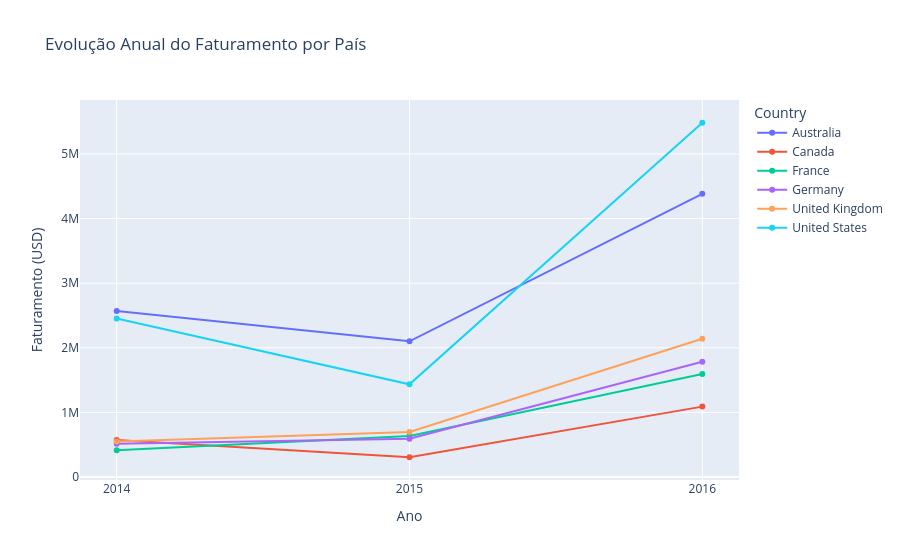

Notebook code cell kept with this figure:
### Code cell
fig = px.line(
    df_anual,
    x = 'Year',
    y = 'SalesAmount',
    color = 'Country',
    markers = True,
    title = 'Evolução Anual do Faturamento por País',
    labels = {'SalesAmount': 'Faturamento (USD)', 'Year': 'Ano'}
)

fig.update_layout(
    xaxis = dict(tickmode = 'array', tickvals = [2014, 2015, 2016])
)

fig.show()

### Figure 1 — Plotly figure (JSON) as saved in the notebook; plotly's stock layout.template omitted (floating-point values rounded to 4 significant figures)
{"data": [{"hovertemplate": "Country=Australia<br>Ano=%{x}<br>Faturamento (USD)=%{y}<extra></extra>", "legendgroup": "Australia", "line": {"color": "#636efa", "dash": "solid"}, "marker": {"symbol": "circle"}, "mode": "lines+markers", "name": "Australia", "orientation": "v", "showlegend": true, "type": "scatter", "x": [2014, 2015, 2016], "xaxis": "x", "y": [2569000.0, 2100000.0, 4383000.0], "yaxis": "y"}, {"hovertemplate": "Country=Canada<br>Ano=%{x}<br>Faturamento (USD)=%{y}<extra></extra>", "legendgroup": "Canada", "line": {"color": "#EF553B", "dash": "solid"}, "marker": {"symbol": "circle"}, "mode": "lines+markers", "name": "Canada", "orientation": "v", "showlegend": true, "type": "scatter", "x": [2014, 2015, 2016], "xaxis": "x", "y": [573100.0, 305000.0, 1089000.0], "yaxis": "y"}, {"hovertemplate": "Country=France<br>Ano=%{x}<br>Faturamento (USD)=%{y}<extra></extra>", "legendgroup": "France", "line": {"color": "#00cc96", "dash": "solid"}, "marker": {"symbol": "circle"}, "mode": "lines+markers", "name": "France", "orientation": "v", "showlegend": true, "type": "scatter", "x": [2014, 2015, 2016], "xaxis": "x", "y": [414200.0, 633400.0, 1593000.0], "yaxis": "y"}, {"hovertemplate": "Country=Germany<br>Ano=%{x}<br>Faturamento (USD)=%{y}<extra></extra>", "legendgroup": "Germany", "line": {"color": "#ab63fa", "dash": "solid"}, "marker": {"symbol": "circle"}, "mode": "lines+markers", "name": "Germany", "orientation": "v", "showlegend": true, "type": "scatter", "x": [2014, 2015, 2016], "xaxis": "x", "y": [513400.0, 593200.0, 1784000.0], "yaxis": "y"}, {"hovertemplate": "Country=United Kingdom<br>Ano=%{x}<br>Faturamento (USD)=%{y}<extra></extra>", "legendgroup": "United Kingdom", "line": {"color": "#FFA15A", "dash": "solid"}, "marker": {"symbol": "circle"}, "mode": "lines+markers", "name": "United Kingdom", "orientation": "v", "showlegend": true, "type": "scatter", "x": [2014, 2015, 2016], "xaxis": "x", "y": [550500.0, 696600.0, 2140000.0], "yaxis": "y"}, {"hovertemplate": "Country=United States<br>Ano=%{x}<br>Faturamento (USD)=%{y}<extra></extra>", "legendgroup": "United States", "line": {"color": "#19d3f3", "dash": "solid"}, "marker": {"symbol": "circle"}, "mode": "lines+markers", "name": "United States", "orientation": "v", "showlegend": true, "type": "scatter", "x": [2014, 2015, 2016], "xaxis": "x", "y": [2452000.0, 1434000.0, 5484000.0], "yaxis": "y"}], "layout": {"legend": {"title": {"text": "Country"}, "tracegroupgap": 0}, "title": {"text": "Evolução Anual do Faturamento por País"}, "xaxis": {"anchor": "y", "domain": [0, 1], "tickmode": "array", "tickvals": [2014, 2015, 2016], "title": {"text": "Ano"}}, "yaxis": {"anchor": "x", "domain": [0, 1], "title": {"text": "Faturamento (USD)"}}}}
